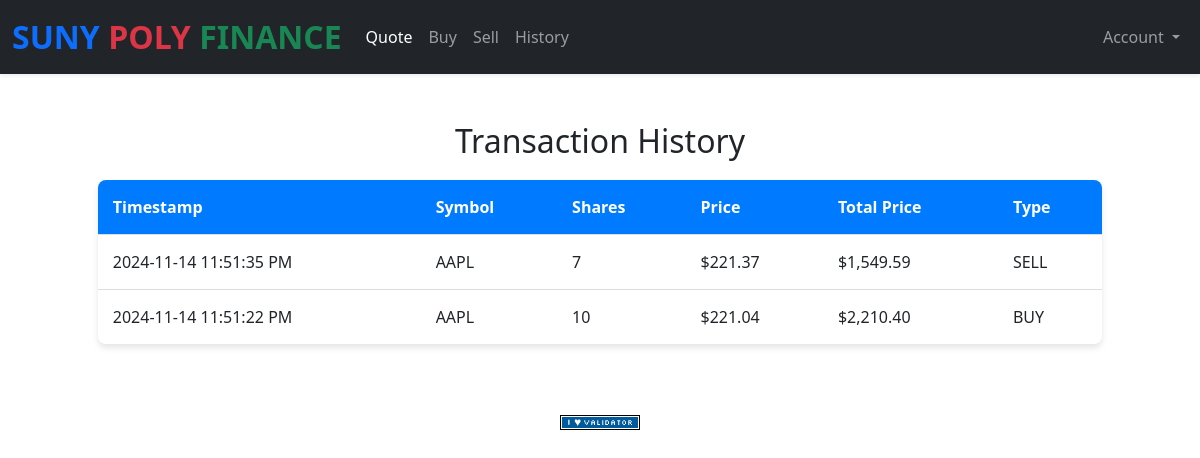
/history (signed in), run on the app's committed database.
### tables this page shows
CREATE TABLE transactions (    id INTEGER PRIMARY KEY AUTOINCREMENT NOT NULL,    user_id INTEGER NOT NULL,    symbol TEXT NOT NULL,    shares INTEGER NOT NULL,    price NUMERIC NOT NULL,    total_price NUMERIC NOT NULL,    timestamp DATETIME DEFAULT CURRENT_TIMESTAMP, type TEXT,    FOREIGN KEY (user_id) REFERENCES users (id));

### app.py (the view)
@app.route("/history")
@login_required
def history():
    user_id = session['user_id']
    transactions = db.execute(
        "SELECT * FROM transactions WHERE user_id = ? ORDER BY timestamp DESC", user_id)
    local_tz = timezone("America/New_York")  # Replace with desired timezone
    for transaction in transactions:
        utc_time = datetime.strptime(transaction["timestamp"], "%Y-%m-%d %H:%M:%S")
        transaction["local_timestamp"] = utc.localize(
            utc_time).astimezone(local_tz).strftime("%Y-%m-%d %I:%M:%S %p")
    return render_template("history.html", transactions=transactions, usd=usd)

### app.py (called while the page is built)
@app.after_request
def after_request(response):
    response.headers["Cache-Control"] = "no-cache, no-store, must-revalidate"
    response.headers["Expires"] = 0
    response.headers["Pragma"] = "no-cache"
    return response

### helpers.py (called while the page is built)
def login_required(f):
    @wraps(f)
    def decorated_function(*args, **kwargs):
        if session.get("user_id") is None:
            return redirect("/login")
        return f(*args, **kwargs)
    return decorated_function

def usd(value):
    return f"${value:,.2f}"

### templates/history.html (shortened to what this page needs)
{% extends "layout.html" %}
{% block main %}
<h2>Transaction History</h2>
<table>
    <thead>
        <tr>
            <th>Timestamp</th>
            <th>Symbol</th>
            <th>Shares</th>
            <th>Price</th>
            <th>Total Price</th>
            <th>Type</th>
        </tr>
    </thead>
    <tbody>
        {% for transaction in transactions %}
        <tr>
            <td>{{ transaction.local_timestamp }}</td>
            <td>{{ transaction.symbol }}</td>
            <td>{{ transaction.shares }}</td>
            <td>{{ usd(transaction.price) }}</td>
            <td>{{ usd(transaction.total_price) }}</td>
            <td>{{ transaction.type }}</td>
        </tr>
        {% endfor %}
    </tbody>
</table>
{% endblock %}

### static/styles.css (style rules this page uses)
table { width: 100%; margin: 20px 0; border-collapse: collapse; background-color: #fff; box-shadow: 0 4px 6px rgba(0, 0, 0, 0.1); border-radius: 8px; overflow: hidden; }
thead tr { background-color: #007bff; color: #fff; text-align: left; font-weight: bold; }
td, th { padding: 15px; border-bottom: 1px solid #ddd; text-align: left; }
tbody tr:last-child td { border-bottom: none; }
table { margin: 20px auto; max-width: 90%; }

### data on the page
transactions: price "$221.37", total_price "$1,549.59"
transactions: price "$221.04", total_price "$2,210.40"
